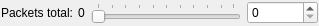
<?xml version="1.0" encoding="UTF-8"?>
<ui version="4.0">
 <class>FileProtocolPacketSelection</class>
 <widget class="QWidget" name="FileProtocolPacketSelection">
  <property name="geometry">
   <rect>
    <x>0</x>
    <y>0</y>
    <width>313</width>
    <height>26</height>
   </rect>
  </property>
  <property name="maximumSize">
   <size>
    <width>16777215</width>
    <height>16777215</height>
   </size>
  </property>
  <property name="windowTitle">
   <string>FileProtocolPacketSelection</string>
  </property>
  <layout class="QHBoxLayout" name="horizontalLayout">
   <property name="spacing">
    <number>6</number>
   </property>
   <property name="leftMargin">
    <number>1</number>
   </property>
   <property name="topMargin">
    <number>0</number>
   </property>
   <property name="rightMargin">
    <number>1</number>
   </property>
   <property name="bottomMargin">
    <number>0</number>
   </property>
   <item>
    <widget class="QLabel" name="label">
     <property name="maximumSize">
      <size>
       <width>71</width>
       <height>16777215</height>
      </size>
     </property>
     <property name="text">
      <string>Packets total:</string>
     </property>
    </widget>
   </item>
   <item>
    <widget class="QLabel" name="_packetCountLabel">
     <property name="text">
      <string>0</string>
     </property>
    </widget>
   </item>
   <item>
    <widget class="QSlider" name="_packetSelectionSlider">
     <property name="minimumSize">
      <size>
       <width>150</width>
       <height>0</height>
      </size>
     </property>
     <property name="maximumSize">
      <size>
       <width>16777215</width>
       <height>16777215</height>
      </size>
     </property>
     <property name="orientation">
      <enum>Qt::Horizontal</enum>
     </property>
     <property name="tickPosition">
      <enum>QSlider::TicksAbove</enum>
     </property>
     <property name="tickInterval">
      <number>0</number>
     </property>
    </widget>
   </item>
   <item>
    <widget class="QSpinBox" name="_packetSelectionSpinBox">
     <property name="minimumSize">
      <size>
       <width>71</width>
       <height>0</height>
      </size>
     </property>
    </widget>
   </item>
  </layout>
 </widget>
 <resources/>
 <connections/>
</ui>
